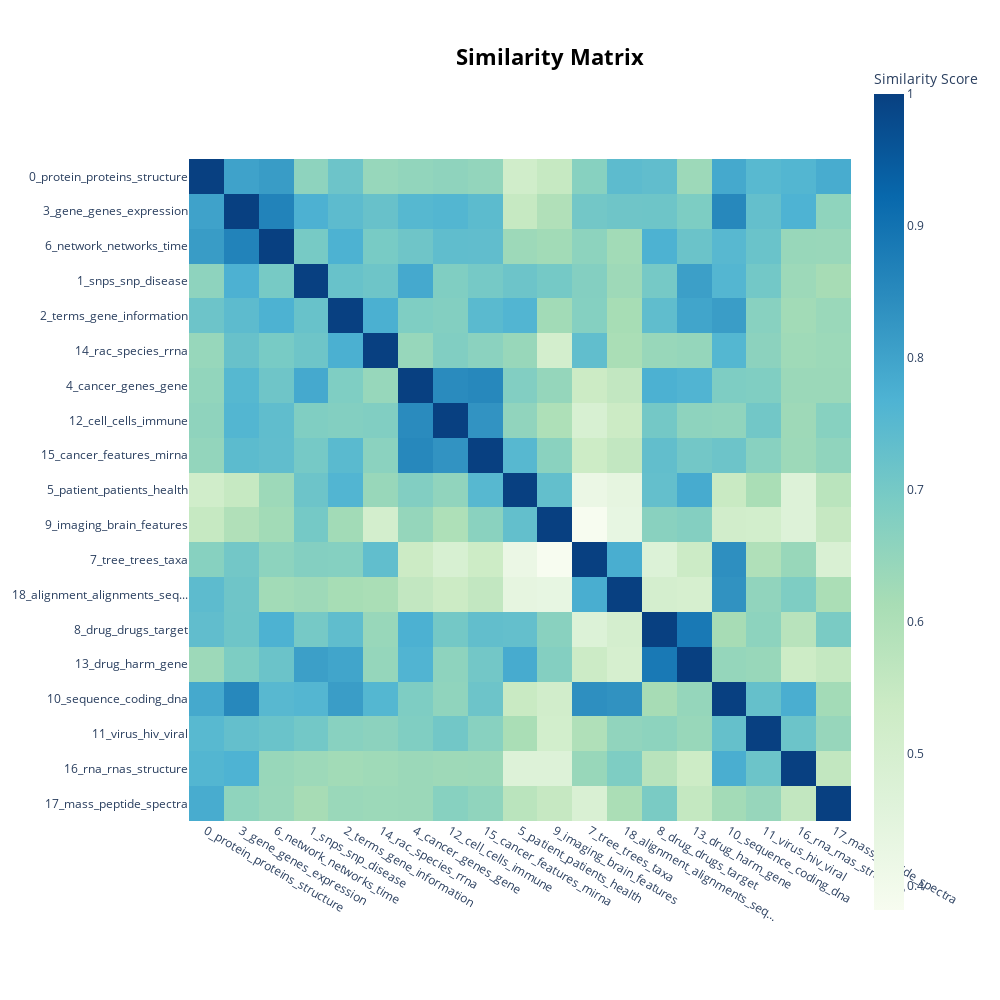

Write notebook code for a chart like this one.
### Code cell
topic_model.visualize_heatmap(n_clusters=10, width=1000, height=1000)

### Figure 1 — Plotly figure (JSON) as saved in the notebook; plotly's stock layout.template omitted (floating-point values rounded to 4 significant figures; data arrays with more than 128 entries replaced by an {"elided": "..."} marker saying what was removed)
{"data": [{"coloraxis": "coloraxis", "hovertemplate": "x: %{x}<br>y: %{y}<br>Similarity Score: %{z}<extra></extra>", "name": "0", "type": "heatmap", "x": ["0_protein_proteins_structure", "3_gene_genes_expression", "6_network_networks_time", "1_snps_snp_disease", "2_terms_gene_information", "14_rac_species_rrna", "4_cancer_genes_gene", "12_cell_cells_immune", "15_cancer_features_mirna", "5_patient_patients_health", "9_imaging_brain_features", "7_tree_trees_taxa", "18_alignment_alignments_seq...", "8_drug_drugs_target", "13_drug_harm_gene", "10_sequence_coding_dna", "11_virus_hiv_viral", "16_rna_rnas_structure", "17_mass_peptide_spectra"], "xaxis": "x", "y": ["0_protein_proteins_structure", "3_gene_genes_expression", "6_network_networks_time", "1_snps_snp_disease", "2_terms_gene_information", "14_rac_species_rrna", "4_cancer_genes_gene", "12_cell_cells_immune", "15_cancer_features_mirna", "5_patient_patients_health", "9_imaging_brain_features", "7_tree_trees_taxa", "18_alignment_alignments_seq...", "8_drug_drugs_target", "13_drug_harm_gene", "10_sequence_coding_dna", "11_virus_hiv_viral", "16_rna_rnas_structure", "17_mass_peptide_spectra"], "yaxis": "y", "z": {"elided": "19x19 float values"}}], "layout": {"coloraxis": {"colorbar": {"title": {"text": "Similarity Score"}}, "colorscale": [[0, "rgb(247,252,240)"], [0.125, "rgb(224,243,219)"], [0.25, "rgb(204,235,197)"], [0.375, "rgb(168,221,181)"], [0.5, "rgb(123,204,196)"], [0.625, "rgb(78,179,211)"], [0.75, "rgb(43,140,190)"], [0.875, "rgb(8,104,172)"], [1, "rgb(8,64,129)"]]}, "height": 1000, "hoverlabel": {"bgcolor": "white", "font": {"family": "Rockwell", "size": 16}}, "legend": {"title": {"text": "Trend"}}, "margin": {"t": 60}, "showlegend": true, "title": {"font": {"color": "Black", "size": 22}, "text": "<b>Similarity Matrix</b>", "x": 0.55, "xanchor": "center", "y": 0.95, "yanchor": "top"}, "width": 1000, "xaxis": {"anchor": "y", "constrain": "domain", "domain": [0, 1], "scaleanchor": "y"}, "yaxis": {"anchor": "x", "autorange": "reversed", "constrain": "domain", "domain": [0, 1]}}}
